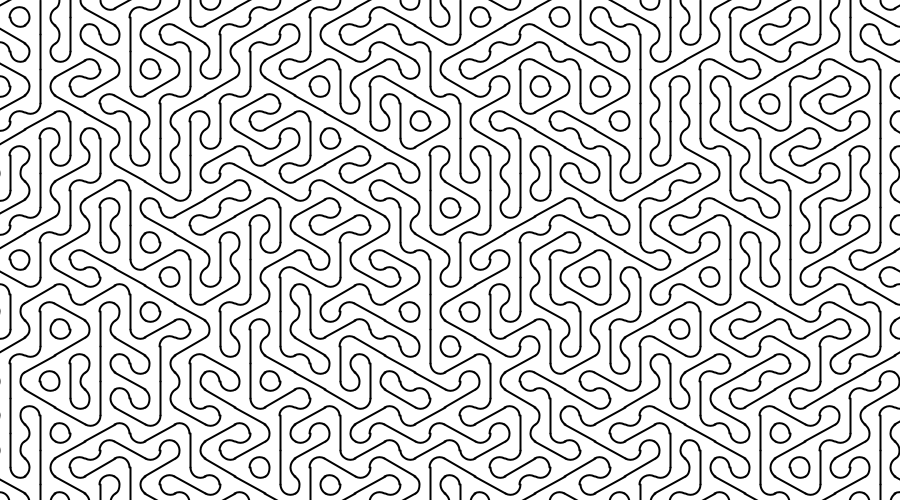
Frame 1 (no input)
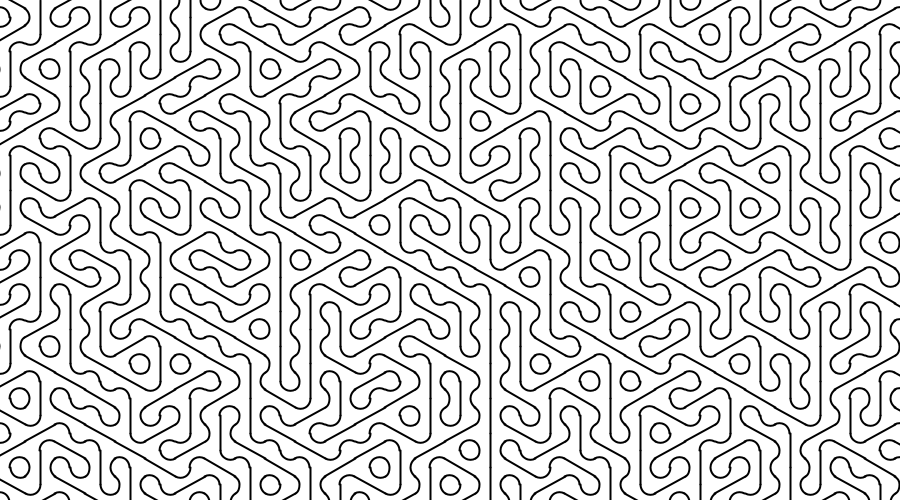
Frame 2 (the mouse pressed at the canvas centre, redrawn once)

The Processing sketch that drew these frames (run headless with seeded random() and noise(); the mouse was pressed at the canvas centre and the sketch redrawn once):

// Processing sketch: processing_85654
// ── processing_85654.pde

// This sketch is part of the ReCode Project - http://recodeproject.com
// From Computer Graphics and Art vol3 no4 Back Cover
// by William Kolomyjec
// "Hex Variations"
// 
// Steve Berrick
// 2012
// Creative Commons license CC BY-SA 3.0

int _width = 900;
int _height = 500;
int _size = 20;     // hexagon radius

void setup() {
  
  size(_width, _height);
  noLoop();
  
  background(255);
  noFill();
  stroke(0);
  strokeWeight(2);

}

void draw() {

  // clear background
  background(255);
  
  // line length (hypotenuse)
  float h = sin(THIRD_PI) * _size;
  
  for (int i = 0; i <= _width / (_size * 3); i++) {
    for (int j = 0; j <= (_height / h) + 1; j++) {

      // reference points (centre of each hexagon)
      float x = i * _size * 3 + (_size / 2);
      float y = j * h;
      // offset each odd row
      if (j % 2 > 0) {
        x += _size * 1.5;
      }

      pushMatrix();
      
        translate(x, y);
        
        // random hexagon 'rotation' (0, 120, 240 degrees)
        rotate(int(random(0, 3)) * THIRD_PI);
    
        // draw line
        line(0, -h, 0, h);
  
        // draw arcs
        arc(-_size, 0, _size, _size, -THIRD_PI,     THIRD_PI);
        arc( _size, 0, _size, _size,  THIRD_PI * 2, THIRD_PI * 4); 
      
      popMatrix();

    }  
  }

}

void mousePressed() {
  
  redraw();

}
